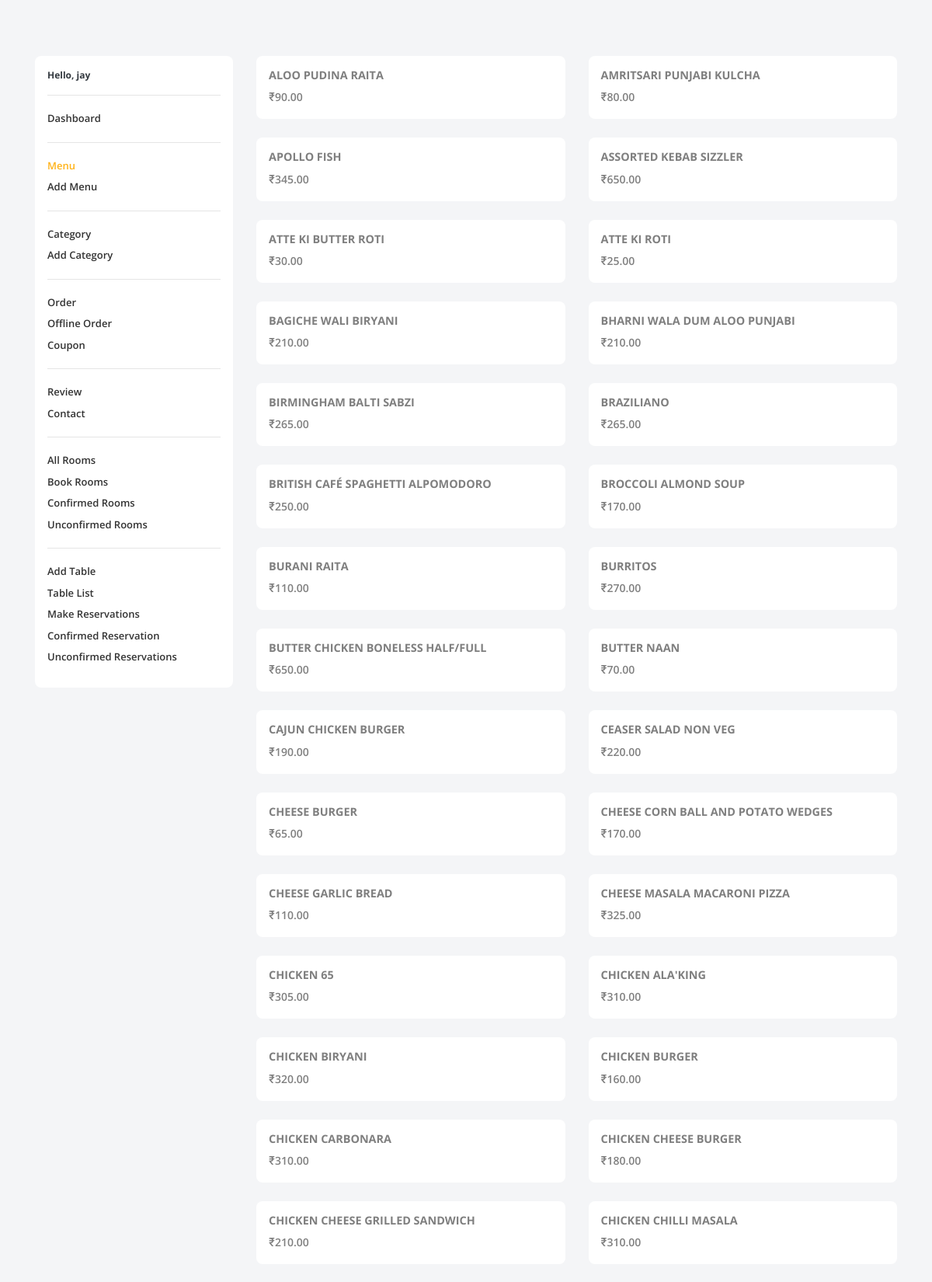
Screenshot of /analytics/menu/ (signed in, upper part) with the database file from the repository.
### users/models.py (models this page shows, shortened)
class User(AbstractBaseUser, PermissionsMixin):
    email = models.EmailField(_('Email'), unique=True, max_length=320, help_text='Provide an email for registration')
    name = models.CharField(_('Name'), max_length=70)
    phone_number = models.BigIntegerField(help_text='Provide an mobile number without +91')  # TODO add validator
    date_confirmation_mail_sent = models.DateTimeField(_('date confirmation mail sent'), default=timezone.now)
    date_joined = models.DateTimeField(_('date joined'), auto_now_add=True)
    is_active = models.BooleanField(_('active'), default=False)
    is_verified = models.BooleanField(_('verified'), default=False)
    is_staff = models.BooleanField(_('staff'), default=False)
    token = models.TextField(_('token'), blank=True, null=True)  # Used in DRF
    objects = UserManager()
    USERNAME_FIELD = 'email'
    EMAIL_FIELD = 'email'
    REQUIRED_FIELDS = ['phone_number']
    class Meta:
        verbose_name = _('user')
        verbose_name_plural = _('users')

### menu/models.py (models this page shows, shortened)
class Product(models.Model):
    category = models.ForeignKey(Category, on_delete=models.CASCADE)
    title = models.CharField(max_length=200, unique=True)
    slug = models.SlugField(unique=True, blank=True, null=True)
    size = models.CharField(choices=SIZE_OPTION, max_length=50, null=True, blank=True)
    cost_per = models.CharField(max_length=200, null=True, blank=True,
                                help_text="Cost of food item is per plate or per pcs")
    price = models.DecimalField(max_digits=20, decimal_places=2)
    label = models.CharField(choices=LABEL_CHOICES, max_length=14, null=True, blank=True,
                             help_text="Food Item is Special, Popular etc or leave it blank for no label. \
                                        (Label will be displayed over a item.)")
    description = RichTextField(help_text='To describe food item in short', null=True, blank=True)
    image = models.ImageField(upload_to='products', null=True, blank=True)
    veg = models.BooleanField(default=True)
    first_class = models.BooleanField(default=False)
    is_active = models.BooleanField(default=True)
    trending = models.BooleanField(default=False)
    date_added = models.DateTimeField(auto_now_add=True)
    objects = ProductManager()
    class Meta:
        db_table = 'products_product'
        ordering = ['title']

### analytics/views.py (the view)
# urls.py: path('menu/', views.ProductListView.as_view(), name="menu-list"),
class ProductListView(LoginRequiredMixin, IsAdmin, ListView):
    model = Product
    template_name = 'analytics/menu_list.html'
    def get_queryset(self, *args, **kwargs):
        queryset = self.model.objects.filter(is_active=True)
        filter_query = ProductFilter(self.request.GET, queryset=queryset)
        return filter_query.qs
    def get_context_data(self, **kwargs):
        context = super().get_context_data(**kwargs)
        queryset = self.model.objects.filter(is_active=True)
        filter_query = ProductFilter(self.request.GET, queryset=queryset)
        context['filter'] = filter_query
        return context

### analytics/views.py (called while the page is built)
    def dispatch(self, request, *args, **kwargs):
        if request.user.is_staff and request.user.is_active and request.user.is_verified:
            return super().dispatch(request, *args, **kwargs)
        else:
            raise PermissionDenied

### home/context_processors.py (called while the page is built)
def get_current_year_to_context(request):
    current_datetime = datetime.datetime.now()
    return {
        'current_year': current_datetime.year
    }

def get_reservation_data(request):
    people_count_list = TableCount.objects.all()
    sitting_area = TableView.objects.all()
    time_list = TableTime.objects.all()
    context = {
        'people_count_list': people_count_list,
        'sitting_area': sitting_area,
        'time_list': time_list,
    }
    return context

### menu/models.py (called while the page is built)
    def get_queryset(self):
        return ProductQuerySet(self.model, using=self._db)

### order/context_processors.py (called while the page is built)
def cart_details(request):
    cart_count = 0
    cart_list = ''
    order = ''
    context = {}
    if request.user.is_authenticated:
        cart_list = Cart.objects.filter(ordered=False, user=request.user)
        order = Order.objects.filter(ordered=False, user=request.user).first()
        if cart_list:
            cart_count = cart_list.count()
    context['cart_count'] = cart_count
    context['cart_list'] = cart_list
    context['orders'] = order
    return context

### analytics/templates/analytics/menu_list.html (shortened to what this page needs)
{% extends "analytics/base.html" %}
{% block nav-menu %}style="color: #FFB319;"{% endblock %}
{% block data %}
<div class="row">
    {% for object in object_list %}
    <div class="col-lg-6 mb-4">
        <div class="bg-white p-3" style="border-radius: 0.5em;">
            <div class="row">
                <div class="col-12 mb-2">
                    <h6 class="font-weight-bold" style="text-transform: capitalize;font-size: 0.9em;">{{object.title}}</h6>
                </div>
                <div class="col-10">
                    <p style="font-weight: 600;">₹{{object.price}}</p>
                </div>
                <div class="col-2">
                    <div style="display: flex">
                        <a href="{% url 'analytics:menu-update' object.id %}" class="text-primary" style="font-size: 0.8em;"><i class="fa fa-edit"></i></a>
                        <a data-toggle="modal" data-target="#modalElement{{object.id}}" class="text-danger pl-2" style="font-size: 0.8em;"><i class="fa fa-trash-alt"></i></a>
                    </div>
                </div>
            </div>
        </div>
    </div>
    {% endfor %}
</div>
{% endblock data %}

### analytics/templates/analytics/base.html (shortened to what this page needs)
{% load static %}
<!DOCTYPE html>
<html class="no-js" lang="en">
<head>
     <link rel="stylesheet" href="https://cdn.jsdelivr.net/npm/bootstrap@4.6.0/dist/css/bootstrap.min.css">
    <link rel="stylesheet" href="{% static 'home/analytics/css/vendor.css' %}">
    <link rel="stylesheet" href="{% static 'home/analytics/css/utility.css' %}">
    <link rel="stylesheet" href="{% static 'home/analytics/css/app.color2.css' %}">
    <link type="text/css" rel="stylesheet" href="{% static 'home/css/custom_style.css' %}">
</head>
<body onload="on_load_fs()" class="config" style="background: #F4F5F7;">
<br>
<br>
<br>
        <div class="u-s-p-b-60">
                <div class="section__content">
                    <div class="dash">
                        <div class="container">
                            <div class="row">
                                <div class="col-lg-3 col-md-12">
                                    <div class="bg-white u-s-m-b-30" style="border-radius: 0.5em;">
                                        <div class="" style="text-align: left; padding: 1em; padding-bottom: 0.1em;">
                                            <a data-toggle="collapse" data-target=".collapse" href="#collapseExample" role="button" aria-expanded="false" aria-controls="collapseExample" class="dash__text u-s-m-b-16 font-weight-bolder text-dark">Hello, {{ user.name }} <span class="float-right"><i class="fas fa-chevron-down"></i></span></a>
                                            <ul class="dash__f-list ah-list--link-color-secondary collapse show" id="collapseExample" >
                                                <hr>
                                                <li >
                                                    <a class="dash-active"  {% block dashboard %}{% endblock %} href="{% url 'analytics:dashboard' %}">Dashboard</a>
                                                </li>
                                                <hr>
                                                <li >
                                                    <a class="dash-active"  {% block nav-menu %}{% endblock %} href="{% url 'analytics:menu-list' %}">Menu</a>
                                                </li>
                                                <li >
                                                    <a class="dash-active"  {% block nav-menu-add %}{% endblock %} href="{% url 'analytics:menu-add' %}">Add Menu</a>
                                                </li>
                                                <hr>
                                                <li >
                                                    <a class="dash-active" {% block nav-category %}{% endblock %}  href="{% url 'analytics:category-list' %}">Category</a>
                                                </li>
                                                <li >
                                                    <a class="dash-active"   href="{% url 'analytics:category-add' %}">Add Category</a>
                                                </li>
                                                <hr>
                                                <li >
                                                    <a class="dash-active"  href="{% url 'analytics:order-list' %}">Order </a>
                                                </li>
                                                <li >
                                                    <a class="dash-active"  href="{% url 'analytics:offline-order-list' %}">Offline Order </a>
                                                </li>
                                                <li >
                                                    <a class="dash-active" {% block nav-coupon %}{% endblock %} href="{% url 'analytics:coupon-list' %}">Coupon</a>
                                                </li>
                                                <hr>
                                                <li >
                                                    <a class="dash-active" {% block nav-review %}{% endblock %} href="{% url 'analytics:review-list' %}">Review </a>
                                                </li>
                                                <li>
                                                    <a class="dash-active" {% block nav-contact %}{% endblock %} href="{% url 'analytics:contact' %}">Contact </a>
                                                </li>
                                                <hr>
                                                <li >
                                                    <a class="dash-active" {% block nav-room %}{% endblock %} href="{% url 'analytics:rooms-list' %}">All Rooms</a>
                                                </li>
                                                {% if '/analytics/book/room/' in request.get_full_path %}
                                                <li >
                                                    <a class="dash-active" style="color: #FFB319;" href="{% url 'analytics:admin-book-table' %}">Book Rooms</a>
                                                </li>
                                                {% else %}
                                                <li >
                                                    <a class="dash-active"  href="{% url 'analytics:admin-book-room' %}">Book Rooms</a>
                                                </li>
                                                {% endif %}
                                                {% if '/analytics/room/list/' in request.get_full_path %}
                                                <li >
                                                    <a class="dash-active" style="color: #FFB319;"  href="{% url 'analytics:booked-room-list' %}">Confirmed Rooms</a>
                                                </li>
                                                {% else %}
                                                <li >
                                                    <a class="dash-active" href="{% url 'analytics:booked-room-list' %}">Confirmed Rooms</a>
                                                </li>
                                                {% endif %}
                                                {% if '/analytics/room/not/confirmed/list/' in request.get_full_path %}
                                                <li >
                                                    <a class="dash-active" style="color: #FFB319;" href="{% url 'analytics:not-confirmed-rooms-list' %}">Unconfirmed Rooms <span id="room_booking_to_confirmed" class="badge badge-primary badge-pill"></span></a>
                                                </li>
                                                {% else %}
                                                <li >
                                                    <a class="dash-active"  href="{% url 'analytics:not-confirmed-rooms-list' %}">Unconfirmed Rooms </a>
                                                </li>
                                                {% endif %}
                                                <hr>
                                                <li >
                                                    <a class="dash-active" {% block nav-table %}{% endblock %} href="{% url 'analytics:table-create' %}">Add Table</a>
                                                </li>
                                                <li >
                                                    <a class="dash-active" {% block table-list %}{% endblock %} href="{% url 'analytics:table-list' %}">Table List</a>
                                                </li>
                                                {% if '/analytics/book/table/' in request.get_full_path %}
                                                <li >
                                                    <a class="dash-active" style="color: #FFB319;" href="{% url 'analytics:admin-book-table' %}">Make Reservations</a>
                                                </li>
                                                {% else %}
                                                <li >
                                                    <a class="dash-active" href="{% url 'analytics:admin-book-table' %}">Make Reservations</a>
                                                </li>
                                                {% endif %}
                                                {% if '/analytics/reservations/' in request.get_full_path %}
                                                <li >
                                                    <a class="dash-active" style="color: #FFB319;" href="{% url 'analytics:table-reservation-list' %}">Confirmed Reservation</a>
                                                </li>
                                                {% else %}
                                                <li >
                                                    <a class="dash-active" href="{% url 'analytics:table-reservation-list' %}">Confirmed Reservation</a>
                                                </li>
                                                {% endif %}
                                                {% if '/analytics/table/not/confirmed/list/' in request.get_full_path %}
                                                <li>
                                                    <a class="dash-active" style="color: #FFB319;" href="{% url 'analytics:not-confirmed-table-list' %}">Unconfirmed Reservations <span id="table_booking_to_confirmed" class="badge badge-primary badge-pill"></span></a>
                                                </li>
                                                {% else %}
                                                <li >
                                                    <a class="dash-active"  href="{% url 'analytics:not-confirmed-table-list' %}">Unconfirmed Reservations </a>
                                                </li>
                                                {% endif %}
                                                <br>
                                            </ul>
                                        </div>
                                    </div>
                                </div>
                                <div class="col-lg-9 col-md-12">
                                            {% block data %} {% endblock data %}
                                </div>
                            </div>
                        </div>
                    </div>
                </div>
            </div>
</body>
</html>

### rows the page displays
User: name "jay"
Product: title "ALOO PUDINA RAITA", price "90.00"
Product: title "AMRITSARI PUNJABI KULCHA", price "80.00"
Product: title "APOLLO FISH", price "345.00"
Product: title "ASSORTED KEBAB SIZZLER", price "650.00"
Product: title "ATTE KI BUTTER ROTI", price "30.00"
Product: title "ATTE KI ROTI", price "25.00"
Product: title "BAGICHE WALI BIRYANI", price "210.00"
Product: title "BHARNI WALA DUM ALOO PUNJABI", price "210.00"
Product: title "BIRMINGHAM BALTI SABZI", price "265.00"
Product: title "BRAZILIANO", price "265.00"
Product: title "BRITISH CAFÉ SPAGHETTI ALPOMODORO", price "250.00"
Product: title "BROCCOLI ALMOND SOUP", price "170.00"
Product: title "BURANI RAITA", price "110.00"
Product: title "BURRITOS", price "270.00"
Product: title "BUTTER CHICKEN BONELESS HALF/FULL", price "650.00"
Product: title "BUTTER NAAN", price "70.00"
Product: title "CAJUN CHICKEN BURGER", price "190.00"
Product: title "CEASER SALAD NON VEG", price "220.00"
Product: title "CHEESE BURGER", price "65.00"
Product: title "CHEESE CORN BALL AND POTATO WEDGES", price "170.00"
Product: title "CHEESE GARLIC BREAD", price "110.00"
Product: title "CHEESE MASALA MACARONI PIZZA", price "325.00"
Product: title "CHICKEN 65", price "305.00"
Product: title "CHICKEN ALA'KING", price "310.00"
Product: title "CHICKEN BIRYANI", price "320.00"
Product: title "CHICKEN BURGER", price "160.00"
Product: title "CHICKEN CARBONARA", price "310.00"
Product: title "CHICKEN CHEESE BURGER", price "180.00"
Product: title "CHICKEN CHEESE GRILLED SANDWICH", price "210.00"
Product: title "CHICKEN CHILLI MASALA", price "310.00"
